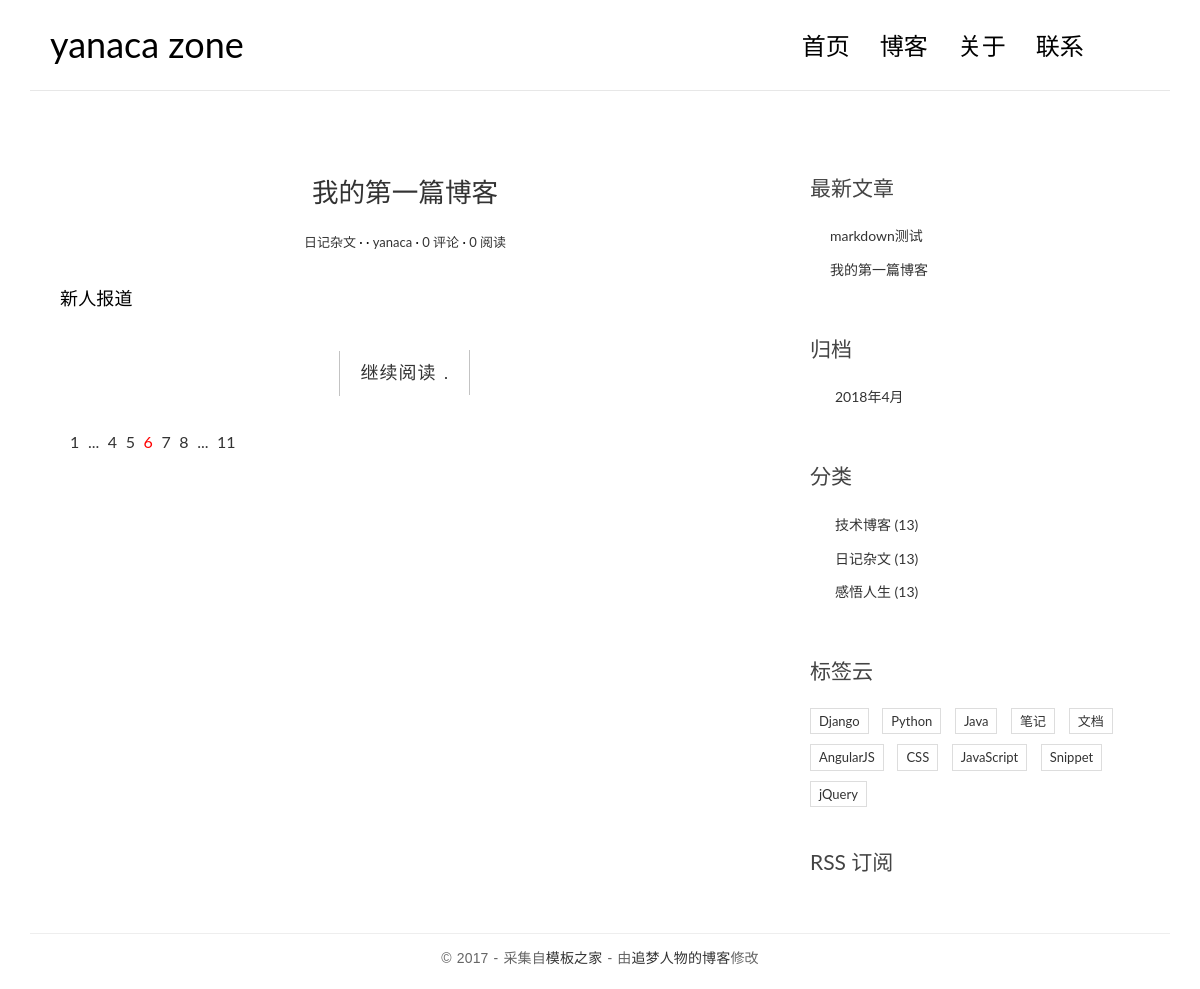
Page /category/3/ on the earlier database version.
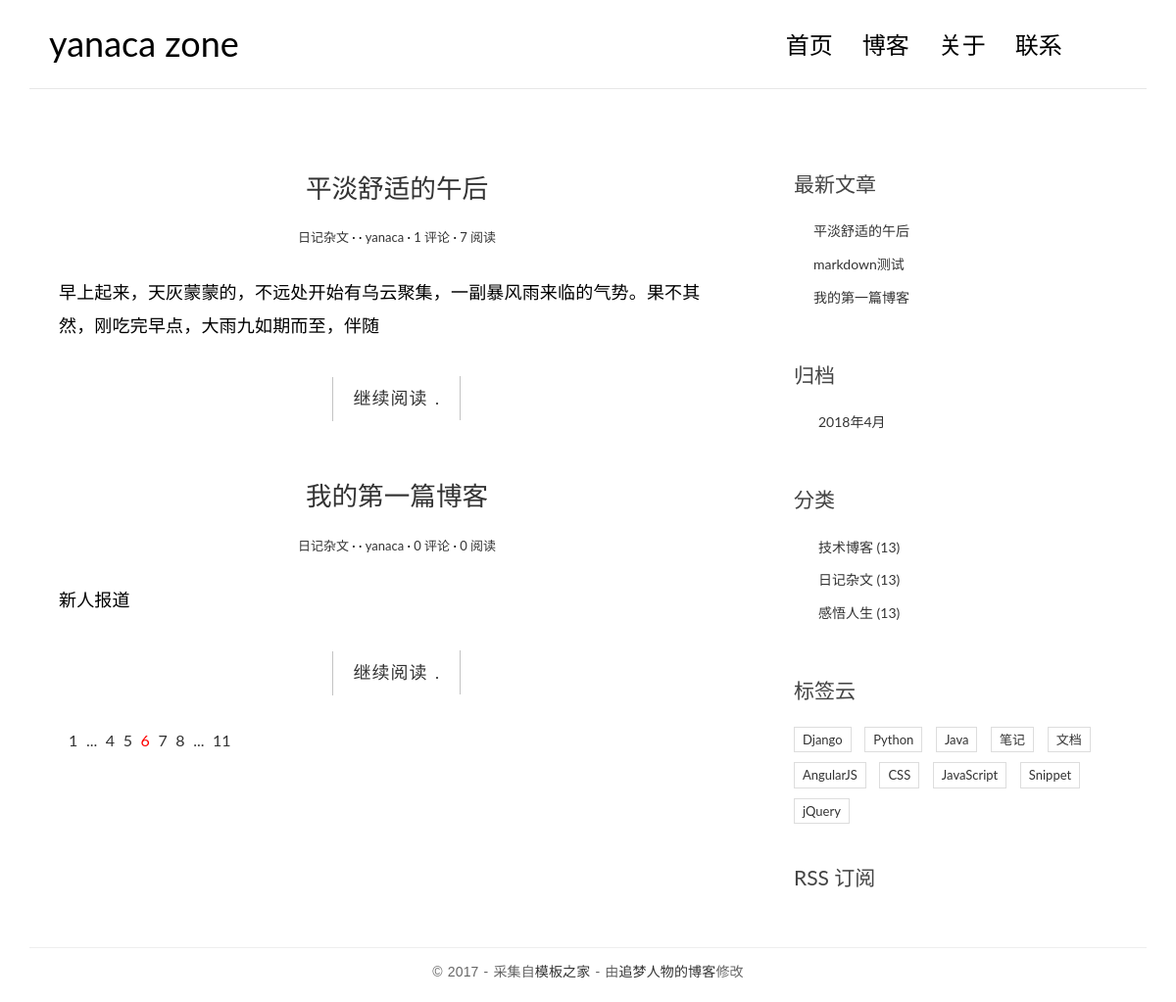
Same page on the later database version.
### blog/models.py (models this page shows, shortened)
@python_2_unicode_compatible
class Post(models.Model):
    title = models.CharField(max_length=70)
    body = models.TextField()
    created_time = models.DateTimeField()
    modified_time = models.DateTimeField()
    excerpt = models.CharField(max_length=200, blank=True)
    category = models.ForeignKey(Category)
    tags = models.ManyToManyField(Tag, blank=True)
    author = models.ForeignKey(User)
    views = models.PositiveIntegerField(default=0)
    def get_absolute_url(self):
        return reverse('blog:detail', kwargs = {'pk': self.pk})
    class Meta:
        ordering = ['-created_time', 'title']
    def get_comment_num(self):
        comment_list = self.comment_set.all()
        return len(comment_list)

@python_2_unicode_compatible
class Category(models.Model):
    name = models.CharField(max_length=100)

### comments/models.py (models this page shows, shortened)
@python_2_unicode_compatible
class Comment(models.Model):
    name = models.CharField(max_length = 100)
    email = models.EmailField(max_length = 255)
    url = models.URLField(blank = True)
    text = models.TextField()
    created_time = models.DateTimeField(auto_now_add = True)
    post = models.ForeignKey('blog.Post')

### blog/views.py (the view)
# urls.py: url(r'^category/(?P<pk>[0-9]+)/$', views.CategoryView.as_view(), name='category'), #views.category
class CategoryView(ListView):
    model = Post
    template_name = 'blog/index.html'
    context_object_name = 'post_list'
    def get_queryset(self):
        cate = get_object_or_404(Category, pk=self.kwargs.get('pk'))
        return super(CategoryView, self).get_queryset().filter(category=cate)

### blog/templatetags/blog_tags.py (called while the page is built)
@register.simple_tag
def get_recent_posts(num=5):
    return Post.objects.all().order_by('-created_time')[:num]

@register.simple_tag
def archives():
    return Post.objects.dates('created_time', 'month', order='DESC')

@register.simple_tag
def get_categories():
    return Category.objects.all()

### templates/blog/index.html
{% extends 'base.html' %}
{% block main %}
{% for post in post_list %}
<article class="post post-{{ post.pk }}">
    <header class="entry-header">
        <h1 class="entry-title">
          <a href="{{post.get_absolute_url}}">{{ post.title }}</a>
        </h1>
        <div class="entry-meta">
          <span class="post-category"><a href="#">{{ post.category.name }}</a></span>
            <span class="post-date"><a href="#"><time class="entry-date" datetime="2012-11-09T23:15:57+00:00">{{ post.create_time }}</time></a></span>
            <span class="post-author"><a href="#">{{ post.author }}</a></span>
            <span class="comments-link"><a href="#"> {{ post.get_comment_num }} 评论</a></span>
            <span class="views-count"><a href="#"> {{ post.views }} 阅读</a></span>
        </div>
    </header>
    <div class="entry-content clearfix">
        <p>{{ post.excerpt }}</p>
        <div class="read-more cl-effect-14">
            <a href="{{post.get_absolute_url}}" class="more-link">继续阅读 <span class="meta-nav">.</span></a>
        </div>
    </div>
</article>
{% empty %}
<div class="no-post"> 您当前还没有发布文章 </div>
{% endfor %}
<div class="pagination">
    <ul>
        <li><a href="">1</a></li>
        <li><a href="">...</a></li>
        <li><a href="">4</a></li>
        <li><a href="">5</a></li>
        <li class="current"><a href="">6</a></li>
        <li><a href="">7</a></li>
        <li><a href="">8</a></li>
        <li><a href="">...</a></li>
        <li><a href="">11</a></li>
    </ul>
</div>
{% endblock main %}

### templates/base.html (shortened to what this page needs)
{% load staticfiles %}
{% load blog_tags %}
<!DOCTYPE html>
<html>
<head>
    <link rel="stylesheet" href="http://code.ionicframework.com/ionicons/2.0.1/css/ionicons.min.css">
		<link rel="stylesheet" href="{% static 'blog/css/bootstrap.min.css' %}">
		<link rel="stylesheet" href="{% static 'blog/css/pace.css' %}">
		<link rel="stylesheet" href="{% static 'blog/css/custom.css' %}">
		<link rel="stylesheet" href="{% static 'blog/css/highlights/github.css' %}">
</head>
<body>
<div class="container">
    <header id="site-header">
        <div class="row">
            <div class="col-md-4 col-sm-5 col-xs-8">
                <div class="logo">
                    <h1><a href="index.html"><b>yanaca zone</a></h1>
                </div>
            </div>
            <div class="col-md-8 col-sm-7 col-xs-4">
                <nav class="main-nav" role="navigation">
                    <div class="collapse navbar-collapse" id="bs-example-navbar-collapse-1">
                        <ul class="nav navbar-nav navbar-right">
                            <li class="cl-effect-11"><a href="index.html" data-hover="首页">首页</a></li>
                            <li class="cl-effect-11"><a href="full-width.html" data-hover="博客">博客</a></li>
                            <li class="cl-effect-11"><a href="about.html" data-hover="关于">关于</a></li>
                            <li class="cl-effect-11"><a href="contact.html" data-hover="联系">联系</a></li>
                        </ul>
                    </div>
                </nav>
            </div>
        </div>
    </header>
</div>
<div class="content-body">
    <div class="container">
        <div class="row">
            <main class="col-md-8">
            		{% block main %}
            		{% endblock main %}
            </main>
            <aside class="col-md-4">
                <div class="widget widget-recent-posts">
                    <h3 class="widget-title">最新文章</h3>
                    {% get_recent_posts as recent_post_list %}
                    <ul>
                    		{% for post in recent_post_list %}
                        <li>
                          <a href="{{post.get_absolute_url}}">{{post.title}}</a>
                        </li>
                      {% empty %}
                      暂无文章
                      {% endfor %}
                		</ul>
                </div>
                <div class="widget widget-archives">
                    <h3 class="widget-title">归档</h3>
                    {% archives as date_list %}
                    <ul>
                    {% for date in date_list %}
                        <li>
                          <a href="{% url 'blog:archives' date.year date.month %}">{{date.year}}年{{date.month}}月</a>
                        </li>
                    {% empty %}
                    暂无归档
                    {% endfor %}
                    </ul>
                </div>
                <div class="widget widget-category">
                    <h3 class="widget-title">分类</h3>
                    {% get_categories as category_list %}
                    <ul>
                    		{% for category in category_list %}
                        <li>
                          <a href="{% url 'blog:category' category.pk %}">{{category.name}} <span class="post-count">(13)</span></a>
                        </li>
                      {% empty %}
                      暂无分类
                      {% endfor %}
                    </ul>
                </div>
                <div class="widget widget-tag-cloud">
                    <h3 class="widget-title">标签云</h3>
                    <ul>
                        <li>
                            <a href="#">Django</a>
                        </li>
                        <li>
                            <a href="#">Python</a>
                        </li>
                        <li>
                            <a href="#">Java</a>
                        </li>
                        <li>
                            <a href="#">笔记</a>
                        </li>
                        <li>
                            <a href="#">文档</a>
                        </li>
                        <li>
                            <a href="#">AngularJS</a>
                        </li>
                        <li>
                            <a href="#">CSS</a>
                        </li>
                        <li>
                            <a href="#">JavaScript</a>
                        </li>
                        <li>
                            <a href="#">Snippet</a>
                        </li>
                        <li>
                            <a href="#">jQuery</a>
                        </li>
                    </ul>
                </div>
                <div class="rss">
                    <a href=""> RSS 订阅</a>
                </div>
            </aside>
        </div>
    </div>
</div>
<footer id="site-footer">
    <div class="container">
        <div class="row">
            <div class="col-md-12">
                <p class="copyright">&copy 2017 - 采集自<a href="http://www.cssmoban.com/"
                                                        target="_blank" title="模板之家">模板之家</a>
                    - 由<a href="http://zmrenwu.com/" title="网页模板" target="_blank">追梦人物的博客</a>修改
                </p>
            </div>
        </div>
    </div>
</footer>
</body>
</html>

### blog/static/blog/css/custom.css (style rules this page uses)
* { outline: none; }
h1, h2, h3, h4, h5, h6 { margin-top: 0; }
b { font-weight: 400; }
a { color: #333; }
body { color: #444; font-family: 'Lato', sans-serif; }
p { font-family: 'Ubuntu', sans-serif; font-weight: 400; word-spacing: 1px; letter-spacing: 0.01em; }
#site-header { background-color: #FFF; padding: 25px 20px; margin-bottom: 40px; border-bottom: 1px solid #e7e7e7; }
.logo h1 a { color: #000; }
.logo h1 { margin: 0; font-family: 'Lato', sans-serif; font-weight: 300; }
.main-nav { margin-top: 11px; max-width: 95%; }
.main-nav a { color: #000000 !important; padding: 0 0 5px 0 !important; margin-right: 30px; font-family: 'Lato', sans-serif; font-weight: 300; font-size: 24px; }
.cl-effect-11 a { padding: 10px 0; color: #0972b4; text-shadow: none; }
.cl-effect-11 a::before { position: absolute; top: 0; left: 0; overflow: hidden; padding: 0 0 5px 0 !important; max-width: 0; border-bottom: 1px solid #000; color: #000; content: attr(data-hover); white-space: nowrap; -webkit-transition: max-width 0.5s; -moz-transition: max-width 0.5s; transition: max-width 0.5s; }
.content-body { padding-bottom: 4em; }
.post { background: #fff; padding: 30px 30px 0; }
.entry-title { text-align: center; font-size: 1.9em; margin-bottom: 20px; line-height: 1.6; padding: 10px 20px 0; }
.entry-meta { text-align: center; color: #DDDDDD; font-size: 13px; margin-bottom: 30px; }
.entry-content { font-size: 18px; line-height: 1.9; font-weight: 300; color: #000; }
.post-category::after, .post-date::after, .post-author::after, .comments-link::after { content: ' ·'; color: #000; }
.read-more { font-family: 'Ubuntu', sans-serif; font-weight: 400; word-spacing: 1px; letter-spacing: 0.01em; text-align: center; margin-top: 20px; }
.cl-effect-14 a { padding: 0 20px; height: 45px; line-height: 45px; position: relative; display: inline-block; margin: 15px 25px; letter-spacing: 1px; font-weight: 400; text-shadow: 0 0 1px rgba(255, 255, 255, 0.3); }
.cl-effect-14 a::before, .cl-effect-14 a::after { position: absolute; width: 45px; height: 1px; background: #C3C3C3; content: ''; -webkit-transition: all 0.3s; -moz-transition: all 0.3s; transition: all 0.3s; pointer-events: none; }
.cl-effect-14 a::before { top: 0; left: 0; -webkit-transform: rotate(90deg); -moz-transform: rotate(90deg); transform: rotate(90deg); -webkit-transform-origin: 0 0; -moz-transform-origin: 0 0; transform-origin: 0 0; }
.cl-effect-14 a::after { right: 0; bottom: 0; -webkit-transform: rotate(90deg); -moz-transform: rotate(90deg); transform: rotate(90deg); -webkit-transform-origin: 100% 0; -moz-transform-origin: 100% 0; transform-origin: 100% 0; }
.widget { background: #fff; padding: 30px 0 0; }
.widget-title { font-size: 1.5em; margin-bottom: 20px; line-height: 1.6; padding: 10px 0 0; font-weight: 400; }
.widget-recent-posts ul { padding: 0; margin: 0; padding-left: 20px; }
.widget-recent-posts ul li { list-style-type: none; position: relative; line-height: 170%; margin-bottom: 10px; }
.widget-recent-posts ul li::before { content: '\f3d3'; font-family: "Ionicons"; position: absolute; left: -17px; top: 3px; font-size: 16px; color: #000; }
.widget-archives ul { padding: 0; margin: 0; padding-left: 25px; }
.widget-archives ul li { list-style-type: none; position: relative; line-height: 170%; margin-bottom: 10px; }
.widget-archives ul li::before { content: '\f3f3'; font-family: "Ionicons"; position: absolute; left: -25px; top: 1px; font-size: 16px; color: #000; }
.widget-category ul { padding: 0; margin: 0; padding-left: 25px; }
.widget-category ul li { list-style-type: none; position: relative; line-height: 170%; margin-bottom: 10px; }
.widget-category ul li::before { content: '\f3fe'; font-family: "Ionicons"; position: absolute; left: -25px; top: 1px; font-size: 18px; color: #000; }
.widget-tag-cloud ul { padding: 0; margin: 0; margin-right: -10px; }
.widget-tag-cloud ul li { list-style-type: none; font-size: 13px; display: inline-block; margin-right: 10px; margin-bottom: 10px; padding: 3px 8px; border: 1px solid #ddd; }
.rss { font-size: 21px; margin-top: 30px; }
.rss a { color: #444; }
#site-footer { padding-top: 10px; padding: 0 0 1.5em 0; }
.copyright { text-align: center; padding-top: 1em; margin: 0; border-top: 1px solid #eee; color: #666; }
.pagination ul { list-style: none; }
.pagination ul li { display: inline-block; font-size: 16px; margin-right: 5px; }
.current a { color: red; }

Differences in the rows shown:
added Post: title "平淡舒适的午后", category.name "日记杂文", author "yanaca", get_comment_num "1", views "7", excerpt "早上起来，天灰蒙蒙的，不远处开始有乌云聚集，一副暴风雨来临的气势。果不其然，刚吃完早点，大雨九如期而至，伴随"
